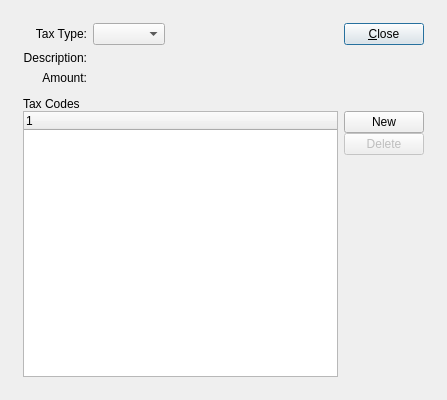
<?xml version="1.0" encoding="UTF-8"?>
<ui version="4.0">
 <comment>This file is part of the xTuple ERP: PostBooks Edition, a free and
open source Enterprise Resource Planning software suite,
Copyright (c) 1999-2018 by OpenMFG LLC, d/b/a xTuple.
It is licensed to you under the Common Public Attribution License
version 1.0, the full text of which (including xTuple-specific Exhibits)
is available at www.xtuple.com/CPAL.  By using this software, you agree
to be bound by its terms.</comment>
 <class>taxDetail</class>
 <widget class="QDialog" name="taxDetail">
  <property name="geometry">
   <rect>
    <x>0</x>
    <y>0</y>
    <width>447</width>
    <height>400</height>
   </rect>
  </property>
  <property name="windowTitle">
   <string>Tax Detail</string>
  </property>
  <layout class="QGridLayout" name="gridLayout_4">
   <item row="0" column="0">
    <layout class="QGridLayout" name="gridLayout_3">
     <property name="margin">
      <number>12</number>
     </property>
     <property name="spacing">
      <number>12</number>
     </property>
     <item row="0" column="0">
      <layout class="QHBoxLayout" name="horizontalLayout">
       <item>
        <layout class="QVBoxLayout" name="verticalLayout_2">
         <item>
          <layout class="QGridLayout" name="gridLayout_2">
           <item row="0" column="0">
            <widget class="XLabel" name="_taxTypeLit">
             <property name="text">
              <string>Tax Type:</string>
             </property>
             <property name="alignment">
              <set>Qt::AlignRight|Qt::AlignTrailing|Qt::AlignVCenter</set>
             </property>
            </widget>
           </item>
           <item row="0" column="1">
            <layout class="QHBoxLayout" name="horizontalLayout_2">
             <item>
              <widget class="XComboBox" name="_taxType">
               <property name="allowNull">
                <bool>true</bool>
               </property>
               <property name="type">
                <enum>XComboBox::TaxTypes</enum>
               </property>
              </widget>
             </item>
             <item>
              <spacer name="horizontalSpacer_2">
               <property name="orientation">
                <enum>Qt::Horizontal</enum>
               </property>
               <property name="sizeHint" stdset="0">
                <size>
                 <width>40</width>
                 <height>20</height>
                </size>
               </property>
              </spacer>
             </item>
            </layout>
           </item>
           <item row="2" column="0">
            <widget class="XLabel" name="_subtotalLit">
             <property name="text">
              <string>Amount:</string>
             </property>
             <property name="alignment">
              <set>Qt::AlignRight|Qt::AlignTrailing|Qt::AlignVCenter</set>
             </property>
            </widget>
           </item>
           <item row="2" column="1">
            <widget class="CurrCluster" name="_subtotal">
             <property name="enabled">
              <bool>false</bool>
             </property>
            </widget>
           </item>
           <item row="1" column="1">
            <widget class="QLabel" name="_descrip">
             <property name="text">
              <string/>
             </property>
            </widget>
           </item>
           <item row="1" column="0">
            <widget class="XLabel" name="_descripLit">
             <property name="text">
              <string>Description:</string>
             </property>
             <property name="alignment">
              <set>Qt::AlignRight|Qt::AlignTrailing|Qt::AlignVCenter</set>
             </property>
            </widget>
           </item>
          </layout>
         </item>
         <item>
          <spacer>
           <property name="orientation">
            <enum>Qt::Vertical</enum>
           </property>
           <property name="sizeHint" stdset="0">
            <size>
             <width>305</width>
             <height>0</height>
            </size>
           </property>
          </spacer>
         </item>
        </layout>
       </item>
       <item>
        <spacer name="horizontalSpacer">
         <property name="orientation">
          <enum>Qt::Horizontal</enum>
         </property>
         <property name="sizeHint" stdset="0">
          <size>
           <width>13</width>
           <height>57</height>
          </size>
         </property>
        </spacer>
       </item>
       <item>
        <layout class="QVBoxLayout">
         <property name="spacing">
          <number>0</number>
         </property>
         <item>
          <layout class="QVBoxLayout">
           <property name="spacing">
            <number>0</number>
           </property>
           <item>
            <widget class="QPushButton" name="_cancel">
             <property name="text">
              <string>&amp;Close</string>
             </property>
            </widget>
           </item>
          </layout>
         </item>
         <item>
          <spacer>
           <property name="orientation">
            <enum>Qt::Vertical</enum>
           </property>
           <property name="sizeType">
            <enum>QSizePolicy::Expanding</enum>
           </property>
           <property name="sizeHint" stdset="0">
            <size>
             <width>20</width>
             <height>0</height>
            </size>
           </property>
          </spacer>
         </item>
        </layout>
       </item>
      </layout>
     </item>
     <item row="1" column="0">
      <widget class="QFrame" name="_frame">
       <property name="sizePolicy">
        <sizepolicy hsizetype="Preferred" vsizetype="Expanding">
         <horstretch>0</horstretch>
         <verstretch>1</verstretch>
        </sizepolicy>
       </property>
       <property name="frameShape">
        <enum>QFrame::NoFrame</enum>
       </property>
       <property name="frameShadow">
        <enum>QFrame::Raised</enum>
       </property>
       <layout class="QGridLayout" name="gridLayout">
        <property name="margin">
         <number>0</number>
        </property>
        <property name="spacing">
         <number>0</number>
        </property>
        <item row="0" column="0">
         <layout class="QVBoxLayout" name="verticalLayout_3">
          <property name="spacing">
           <number>0</number>
          </property>
          <item>
           <widget class="QLabel" name="label_2">
            <property name="text">
             <string>Tax Codes</string>
            </property>
           </widget>
          </item>
          <item>
           <layout class="QHBoxLayout" name="horizontalLayout_4">
            <item>
             <widget class="XTreeWidget" name="_taxcodes"/>
            </item>
            <item>
             <layout class="QVBoxLayout" name="verticalLayout">
              <property name="spacing">
               <number>0</number>
              </property>
              <item>
               <widget class="QPushButton" name="_new">
                <property name="text">
                 <string>New</string>
                </property>
               </widget>
              </item>
              <item>
               <widget class="QPushButton" name="_delete">
                <property name="enabled">
                 <bool>false</bool>
                </property>
                <property name="text">
                 <string>Delete</string>
                </property>
               </widget>
              </item>
              <item>
               <spacer name="verticalSpacer">
                <property name="orientation">
                 <enum>Qt::Vertical</enum>
                </property>
                <property name="sizeHint" stdset="0">
                 <size>
                  <width>20</width>
                  <height>40</height>
                 </size>
                </property>
               </spacer>
              </item>
             </layout>
            </item>
           </layout>
          </item>
         </layout>
        </item>
       </layout>
      </widget>
     </item>
    </layout>
   </item>
  </layout>
 </widget>
 <layoutdefault spacing="6" margin="11"/>
 <customwidgets>
  <customwidget>
   <class>CurrCluster</class>
   <extends>CurrDisplay</extends>
   <header>currcluster.h</header>
   <container>1</container>
  </customwidget>
  <customwidget>
   <class>CurrDisplay</class>
   <extends>QWidget</extends>
   <header>currcluster.h</header>
  </customwidget>
  <customwidget>
   <class>XComboBox</class>
   <extends>QComboBox</extends>
   <header>xcombobox.h</header>
  </customwidget>
  <customwidget>
   <class>XLabel</class>
   <extends>QLabel</extends>
   <header>xlabel.h</header>
  </customwidget>
  <customwidget>
   <class>XTreeWidget</class>
   <extends>QTreeWidget</extends>
   <header>xtreewidget.h</header>
   <container>1</container>
  </customwidget>
 </customwidgets>
 <tabstops>
  <tabstop>_cancel</tabstop>
 </tabstops>
 <resources/>
 <connections>
  <connection>
   <sender>_taxcodes</sender>
   <signal>valid(bool)</signal>
   <receiver>_delete</receiver>
   <slot>setEnabled(bool)</slot>
   <hints>
    <hint type="sourcelabel">
     <x>158</x>
     <y>360</y>
    </hint>
    <hint type="destinationlabel">
     <x>341</x>
     <y>294</y>
    </hint>
   </hints>
  </connection>
 </connections>
</ui>
